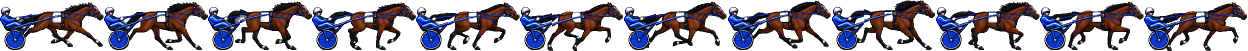
#> input picture mockups/pixel/fe12_cycle.png, 2496 x 101 px (shown at 1/2 size)
$ python trace_sheets.py
#> lines starting #> are read from the running program, lines starting #| are printed output that depends on the picture
# python trace_sheets.py : fe12_cycle frames moved into race_b pixel space (wheel-matched: x1.176, wheel corner on
# wheel corner), legs region zoomed x6 with a race_b-pixel grid, two frames per sheet -> trace/legs_AB.png
from PIL import Image, ImageDraw
SC, X0, Y0 = 46 / 39, 95, 98          # race_b wheel 46 px across, fe12's 39; crop origin in race_b px
cyc = Image.open("../../../mockups/pixel/fe12_cycle.png").convert("RGBA")
#> cyc is the input picture: PIL image 2496x101 RGBA; mean R, G, B, A 26.8, 23, 33.6, 118.4
def to_race(i):
    f = cyc.crop((i * 208, 0, i * 208 + 208, 101))
    f = f.resize((round(208 * SC), round(101 * SC)), Image.NEAREST)
    c = Image.new("RGBA", (260, 242), (20, 26, 40, 255)); c.alpha_composite(f, (round(16 - 14 * SC), round(125 - 55 * SC)))
    return c
def sheet(i, Z=6, W=150, H=80):
    im = to_race(i).crop((X0, Y0, X0 + W, Y0 + H)).resize((W * Z, H * Z), Image.NEAREST); g = ImageDraw.Draw(im)
    for x in range(X0 - X0 % 5 + 5, X0 + W, 5):
        g.line([((x - X0) * Z, 0), ((x - X0) * Z, H * Z)], fill=(90, 200, 255, 90) if x % 10 else (90, 200, 255, 200))
        if x % 10 == 0: g.text(((x - X0) * Z + 2, 2), str(x), fill=(255, 255, 120))
    for y in range(Y0 - Y0 % 5 + 5, Y0 + H, 5):
        g.line([(0, (y - Y0) * Z), (W * Z, (y - Y0) * Z)], fill=(90, 200, 255, 90) if y % 10 else (90, 200, 255, 200))
        if y % 10 == 0: g.text((2, (y - Y0) * Z + 2), str(y), fill=(255, 255, 120))
    g.text((W * Z - 70, H * Z - 14), f"frame {i}", fill=(255, 120, 120)); return im
if __name__ == "__main__":
    for a in range(0, 12, 2):
        s = Image.new("RGB", (900, 960), (0, 0, 0)); s.paste(sheet(a), (0, 0)); s.paste(sheet(a + 1), (0, 480))
        s.save(f"trace/legs_{a:02d}_{a + 1:02d}.png")
#> this loop made 6 passes
#> pass 1, in to_race, `f = cyc.crop((i * 208, 0, i * 208 + 208, 101))`:
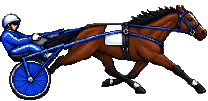
#> f: PIL image 208x101 RGBA; mean R, G, B, A 27.3, 23.3, 33.5, 117.4; transparent parts drawn white
#> pass 1, in to_race, `f = f.resize((round(208 * SC), round(101 * SC)), Image.NEAREST)`:
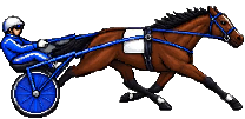
#> f: PIL image 245x119 RGBA; mean R, G, B, A 27.4, 23.3, 33.6, 117.8; transparent parts drawn white
#> pass 1, in to_race, `c = Image.new('RGBA', (260, 242), (20, 26, 40, 255))`:
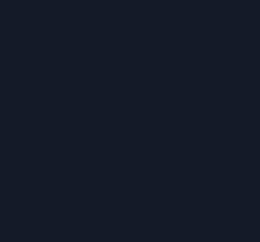
#> c: PIL image 260x242 RGBA; mean R, G, B, A 20, 26, 40, 255
#> after the loop:
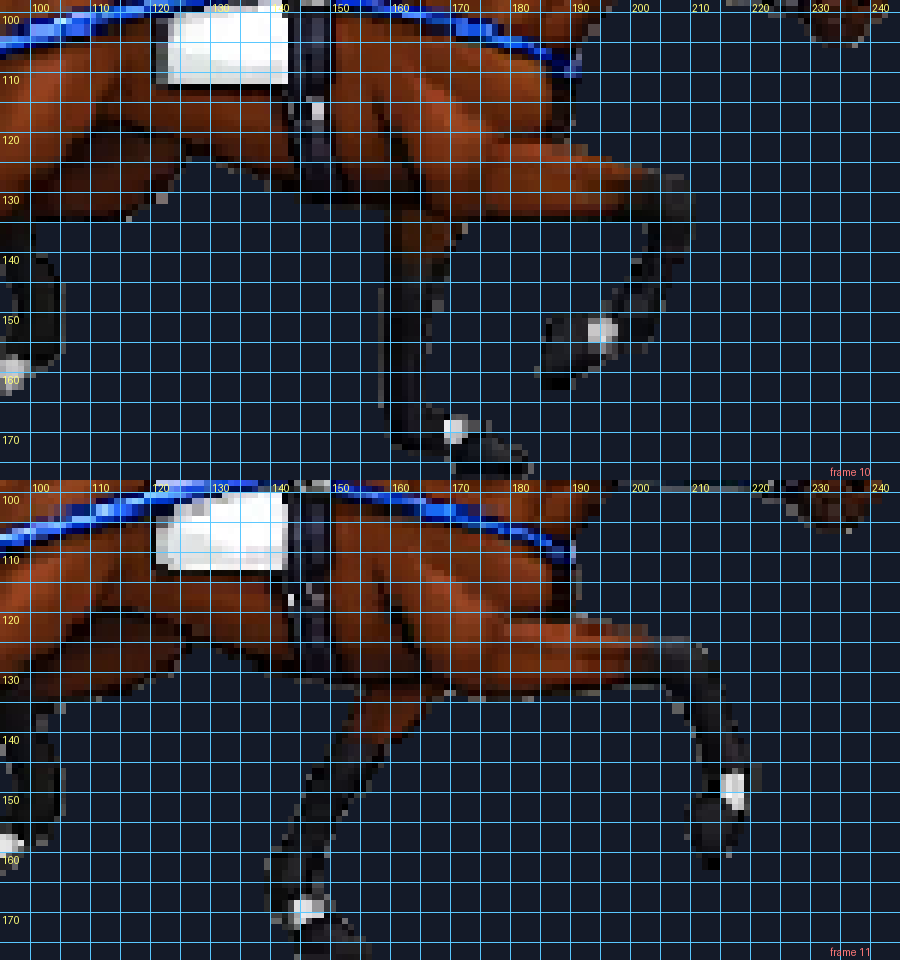
#> s: PIL image 900x960 RGB; mean R, G, B 43.6, 44.7, 54.3
    to_race(0).save("trace/frame0_race.png")
#> in to_race (call 13), `c.alpha_composite(f, (round(16 - 14 * SC), round(125 - 55 * SC)))`:
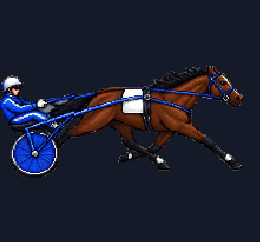
#> c: PIL image 260x242 RGBA; mean R, G, B, A 28.4, 31.2, 47, 255

$ run again, with mockups/pixel/fe8_cycle.png copied over mockups/pixel/fe12_cycle.png
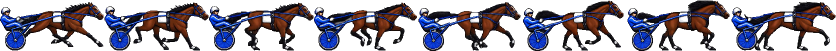
#> input picture mockups/pixel/fe8_cycle.png, 1672 x 102 px (shown at 1/2 size)
#> cyc is the input picture: PIL image 1672x102 RGBA; mean R, G, B, A 26.8, 23.2, 33.4, 118
#> after the loop `for a in range(0, 12, 2):`:
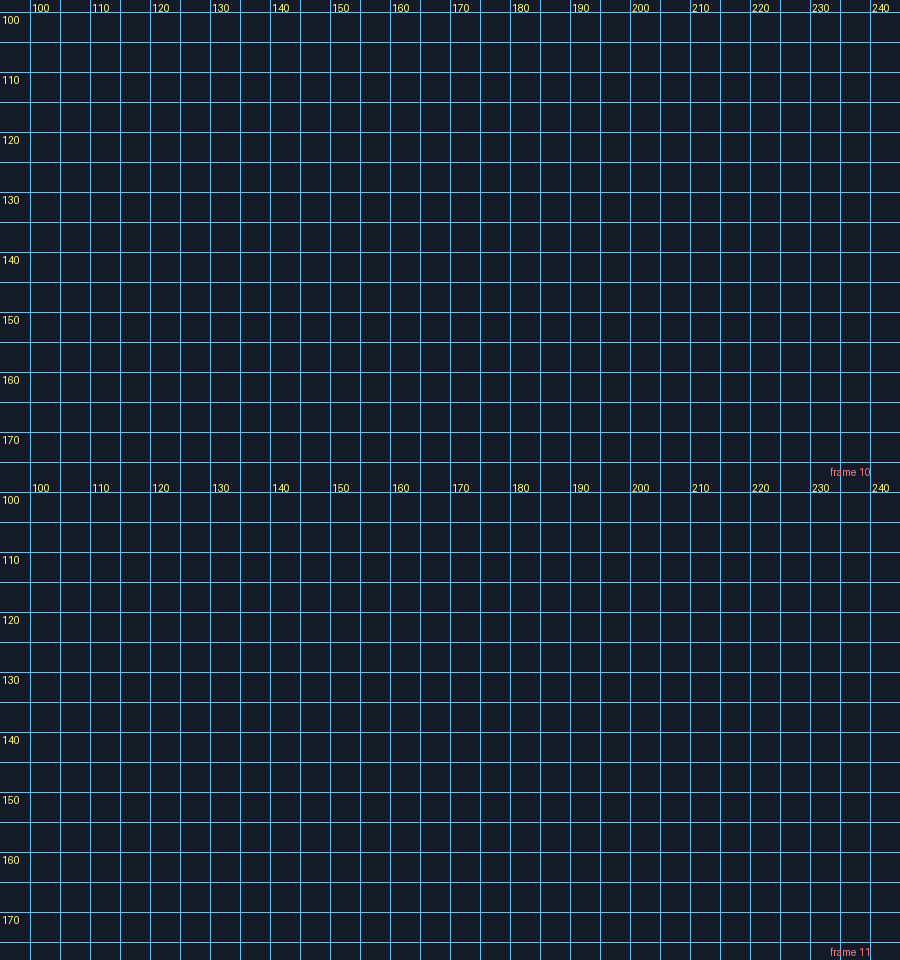
#> s: PIL image 900x960 RGB; mean R, G, B 25.1, 37.7, 54
#> in to_race (call 13), `c.alpha_composite(f, (round(16 - 14 * SC), round(125 - 55 * SC)))`:
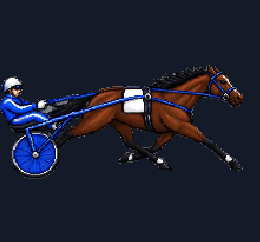
#> c: PIL image 260x242 RGBA; mean R, G, B, A 28.6, 31.5, 47.2, 255
